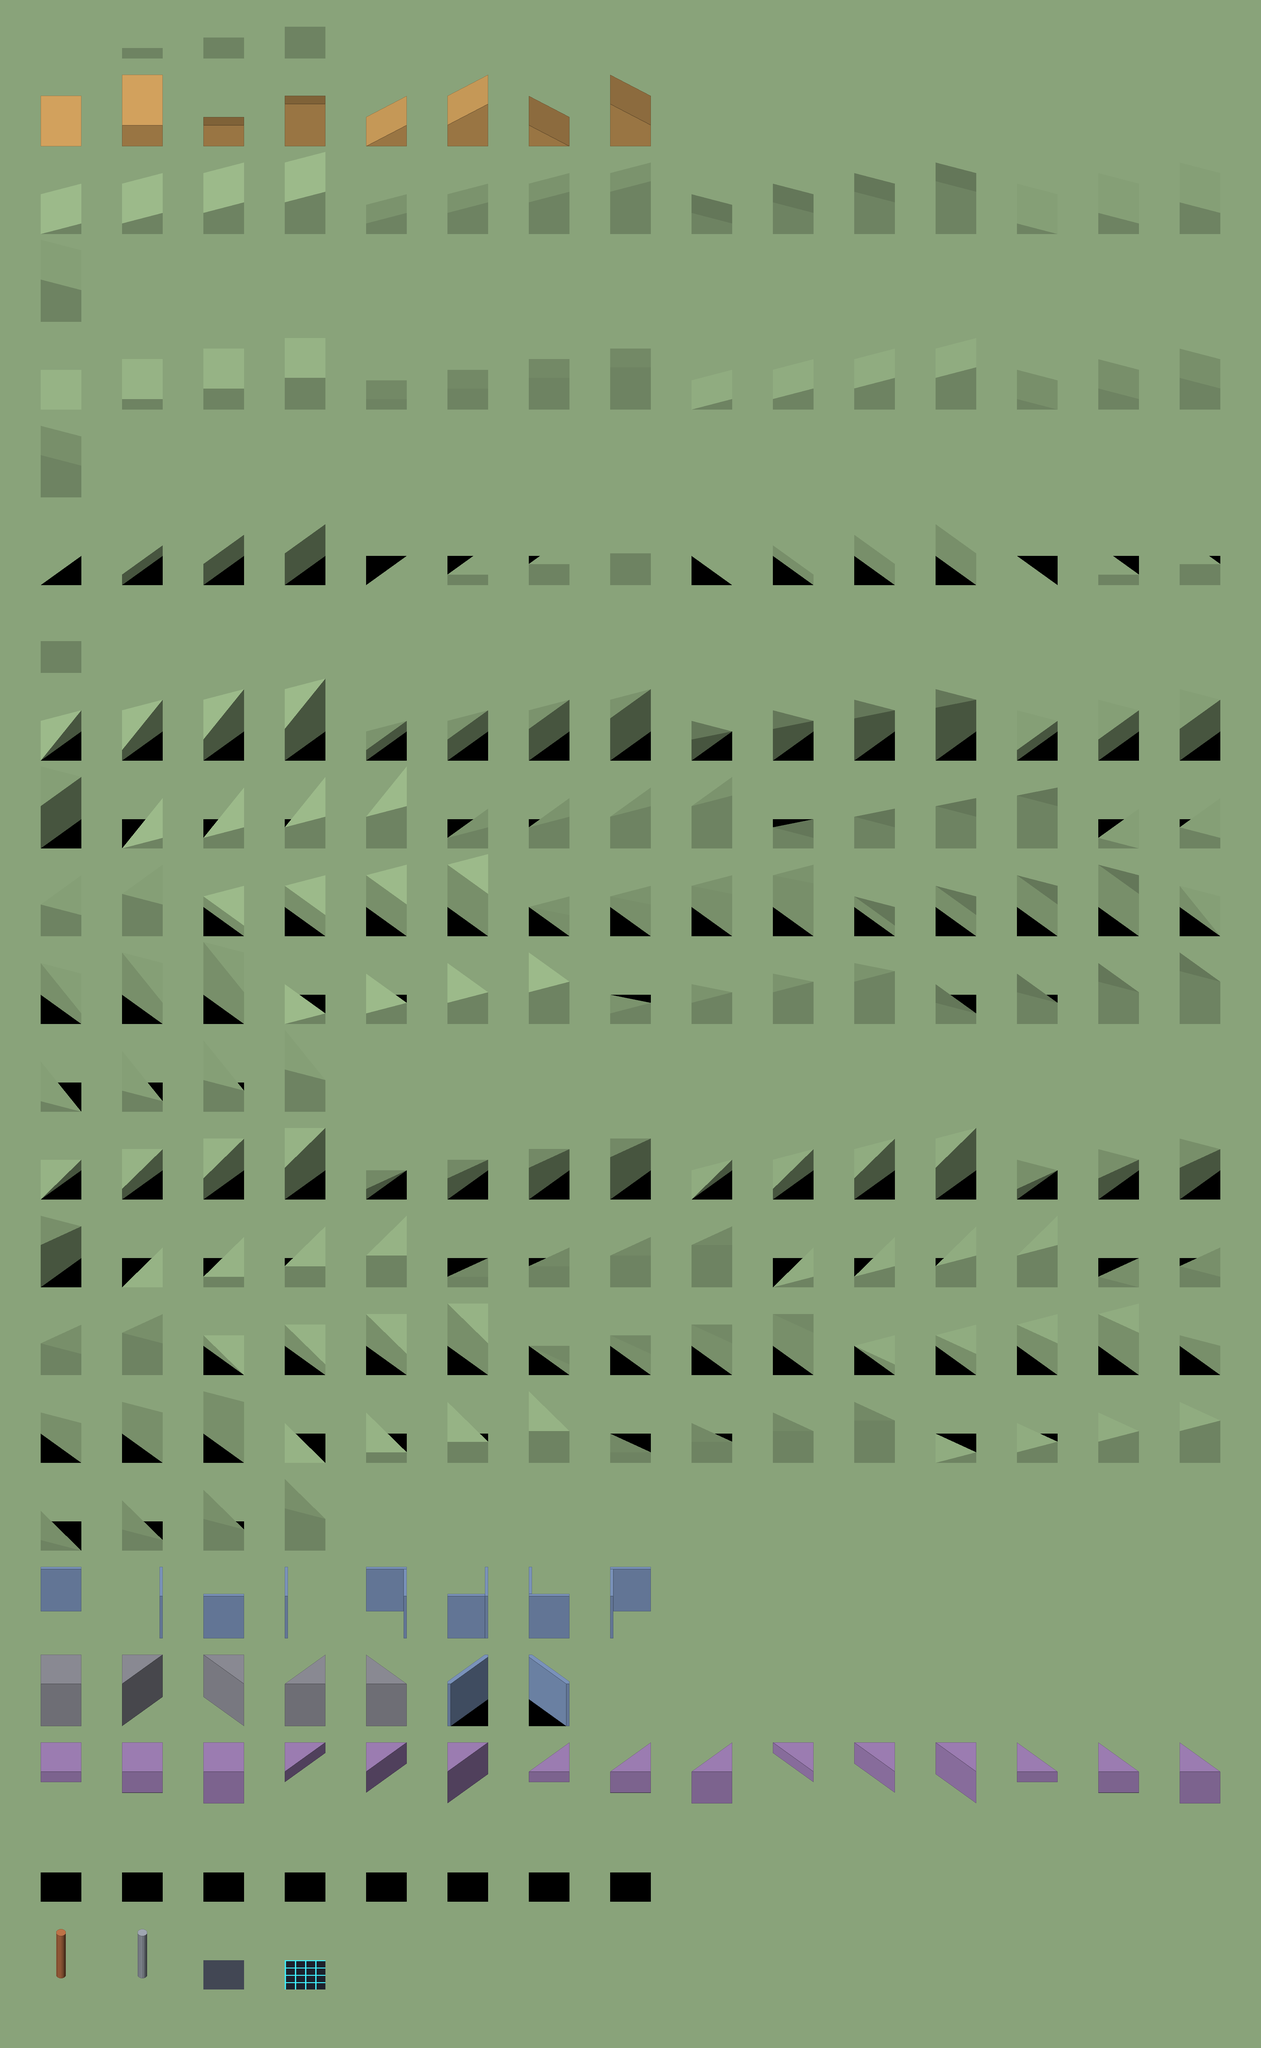

This game map was drawn from its Tiled (.tmx) file and the tilesets committed beside it. A one-line description and the trimmed map source follow:
An orthogonal 31x70 tile map with 128x92 px tiles, 3 tile layers (suelo, piezas, techos) and 230 objects (floor_flat_000, floor_flat_025, floor_flat_050, floor_flat_075, floor_ramp_N_000, ...).

<map version="1.10" tiledversion="1.11.0" orientation="orthogonal" renderorder="right-down" width="31" height="70" tilewidth="128" tileheight="92" infinite="0" nextlayerid="6" nextobjectid="231">
 <properties>
  <property name="level_height" type="int" value="133" />
 </properties>
 <tileset firstgid="1" source="../../assets/pieces/pieces.tsx" />
 <group id="1" name="Planta 0">
  <properties>
   <property name="Z" type="int" value="0" />
  </properties>
  <layer id="2" name="suelo" class="floor" width="31" height="70">
   <data>[2170 cells, 2167 non-empty, 198 distinct tile ids]</data>
  </layer>
  <layer id="3" name="piezas" class="object" width="31" height="70">
   <data>[2170 cells, 17 non-empty, 17 distinct tile ids]</data>
  </layer>
  <layer id="4" name="techos" class="overhead" width="31" height="70">
   <data>[2170 cells, 15 non-empty, 15 distinct tile ids]</data>
  </layer>
 </group>
 <objectgroup id="5" name="etiquetas">
  <object id="1" name="floor_flat_000" x="64" y="186" width="256" height="16">
   <text pixelsize="12" wrap="1" halign="center">floor_flat_000</text>
  </object>
  <object id="2" name="floor_flat_025" x="320" y="186" width="256" height="16">
   <text pixelsize="12" wrap="1" halign="center">floor_flat_025</text>
  </object>
  <object id="3" name="floor_flat_050" x="576" y="186" width="256" height="16">
   <text pixelsize="12" wrap="1" halign="center">floor_flat_050</text>
  </object>
  <object id="4" name="floor_flat_075" x="832" y="186" width="256" height="16">
   <text pixelsize="12" wrap="1" halign="center">floor_flat_075</text>
  </object>
  <object id="5" name="floor_ramp_N_000" x="64" y="462" width="256" height="16">
   <text pixelsize="12" wrap="1" halign="center">floor_ramp_N_000</text>
  </object>
  <object id="6" name="floor_ramp_N_050" x="320" y="462" width="256" height="16">
   <text pixelsize="12" wrap="1" halign="center">floor_ramp_N_050</text>
  </object>
  <object id="7" name="floor_ramp_S_000" x="576" y="462" width="256" height="16">
   <text pixelsize="12" wrap="1" halign="center">floor_ramp_S_000</text>
  </object>
  <object id="8" name="floor_ramp_S_050" x="832" y="462" width="256" height="16">
   <text pixelsize="12" wrap="1" halign="center">floor_ramp_S_050</text>
  </object>
  <object id="9" name="floor_ramp_E_000" x="1088" y="462" width="256" height="16">
   <text pixelsize="12" wrap="1" halign="center">floor_ramp_E_000</text>
  </object>
  <object id="10" name="floor_ramp_E_050" x="1344" y="462" width="256" height="16">
   <text pixelsize="12" wrap="1" halign="center">floor_ramp_E_050</text>
  </object>
  <object id="11" name="floor_ramp_W_000" x="1600" y="462" width="256" height="16">
   <text pixelsize="12" wrap="1" halign="center">floor_ramp_W_000</text>
  </object>
  <object id="12" name="floor_ramp_W_050" x="1856" y="462" width="256" height="16">
   <text pixelsize="12" wrap="1" halign="center">floor_ramp_W_050</text>
  </object>
  <object id="13" name="floor_ramp_NE_000" x="64" y="738" width="256" height="16">
   <text pixelsize="12" wrap="1" halign="center">floor_ramp_NE_000</text>
  </object>
  <object id="14" name="floor_ramp_NE_025" x="320" y="738" width="256" height="16">
   <text pixelsize="12" wrap="1" halign="center">floor_ramp_NE_025</text>
  </object>
  <object id="15" name="floor_ramp_NE_050" x="576" y="738" width="256" height="16">
   <text pixelsize="12" wrap="1" halign="center">floor_ramp_NE_050</text>
  </object>
  <object id="16" name="floor_ramp_NE_075" x="832" y="738" width="256" height="16">
   <text pixelsize="12" wrap="1" halign="center">floor_ramp_NE_075</text>
  </object>
  <object id="17" name="floor_ramp_SE_000" x="1088" y="738" width="256" height="16">
   <text pixelsize="12" wrap="1" halign="center">floor_ramp_SE_000</text>
  </object>
  <object id="18" name="floor_ramp_SE_025" x="1344" y="738" width="256" height="16">
   <text pixelsize="12" wrap="1" halign="center">floor_ramp_SE_025</text>
  </object>
  <object id="19" name="floor_ramp_SE_050" x="1600" y="738" width="256" height="16">
   <text pixelsize="12" wrap="1" halign="center">floor_ramp_SE_050</text>
  </object>
  <object id="20" name="floor_ramp_SE_075" x="1856" y="738" width="256" height="16">
   <text pixelsize="12" wrap="1" halign="center">floor_ramp_SE_075</text>
  </object>
  </objectgroup>
</map>
<!-- 210 of 230 objects omitted -->
